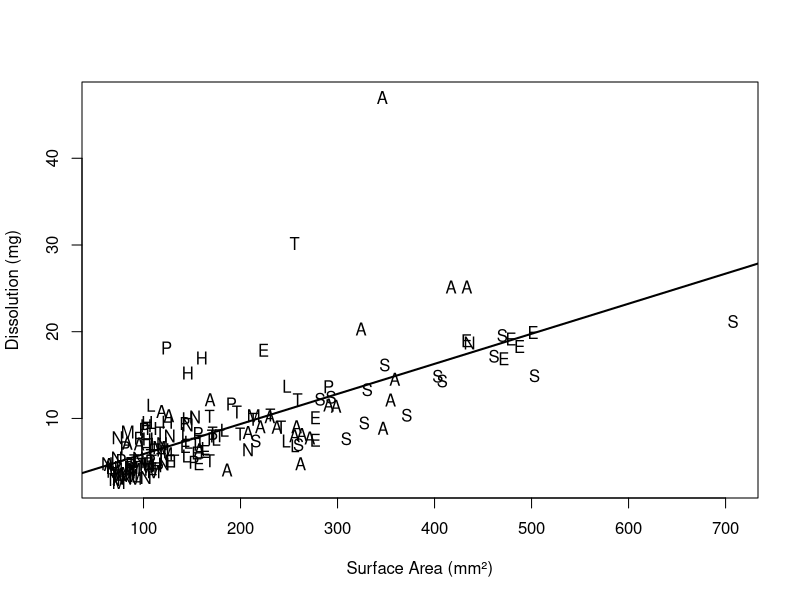
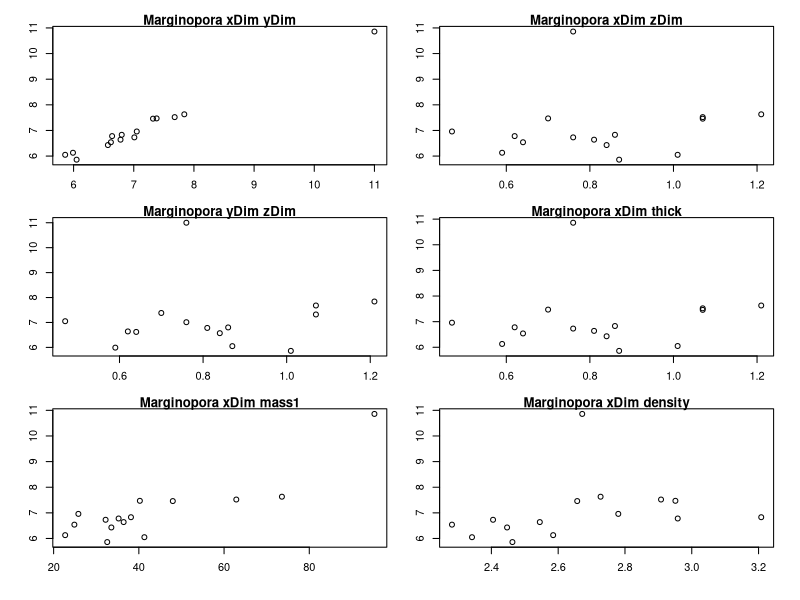
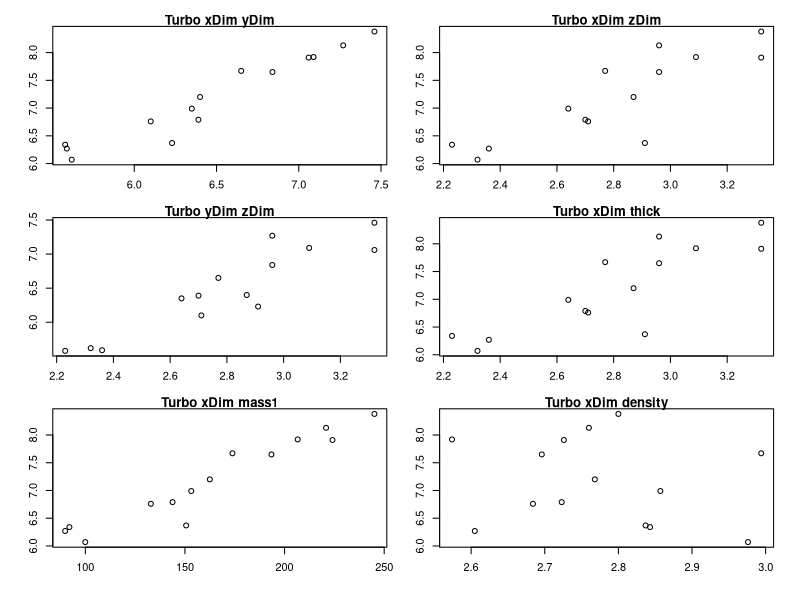
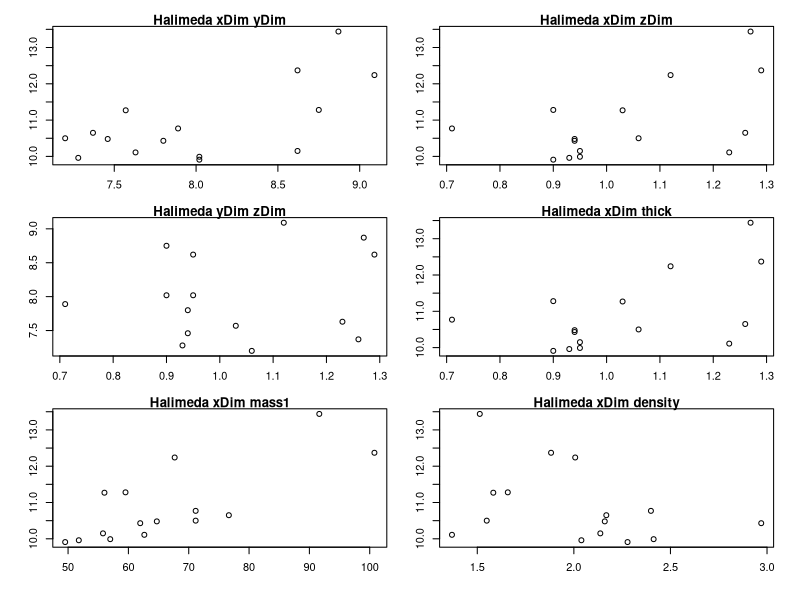
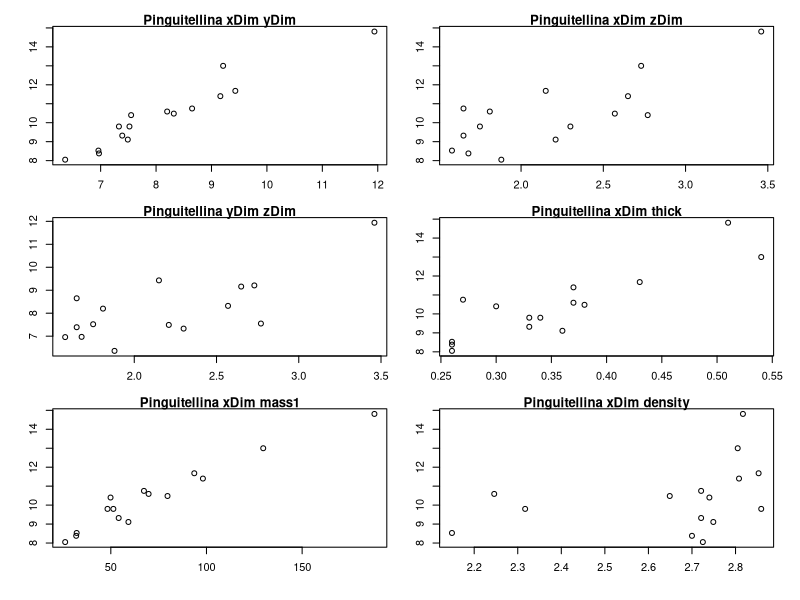
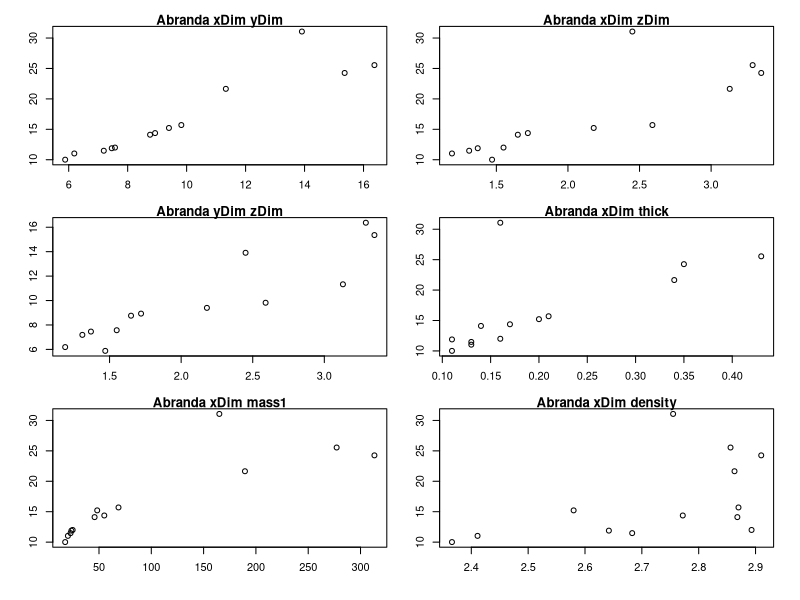
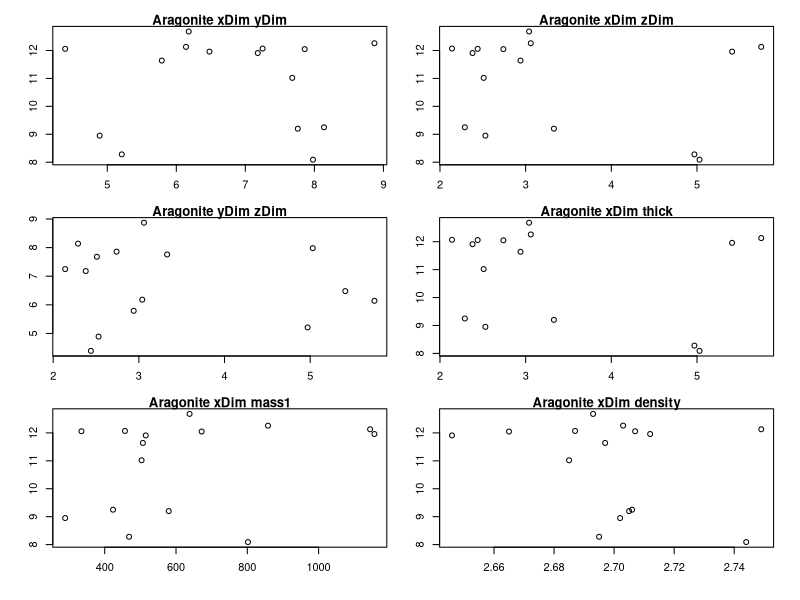
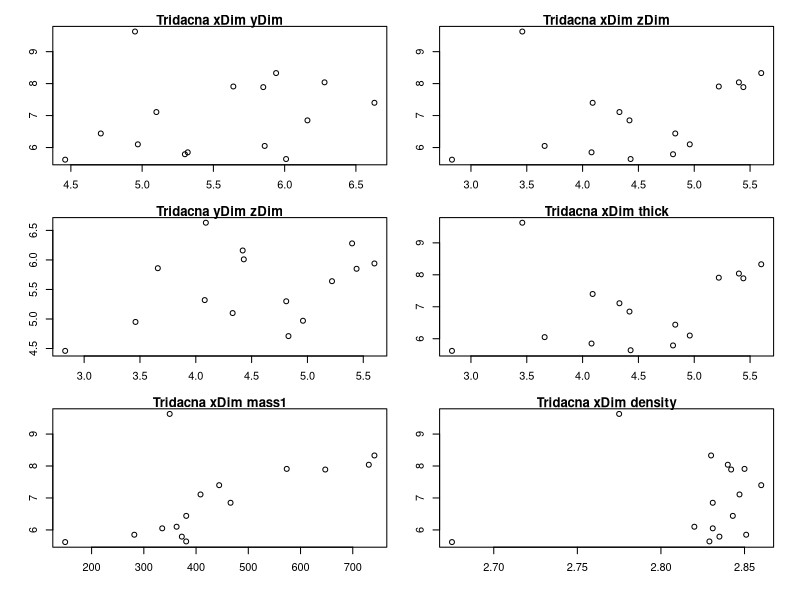

Here is the R script that generated these plots, in order: (Note: this script raises an error after producing the figures.)
#0.open script, set names and parameters
#trial update for git
dShellFull <- read.csv('./shells_Expt1.csv', skip=22)

#remove missing and broken taxon
dShell<- dShellFull[-c(10,38,39,77,79,91),]

dateFormat <- '%m/%d/%y %H:%M'
EXPID <- unique(dShell$exptID)

#General calculations of mass lost and time
dShell$cMass <- -1 * (dShell$mass2 - dShell$mass1)
dShell$pMass <- (dShell$mass1 - dShell$mass2) / dShell$mass1
dShell$cTime1 <- strptime(dShell$dateM1, format=dateFormat)
dShell$cTime2 <- strptime(dShell$dateM2, format=dateFormat)
dShell$cDuration <- dShell$cTime2 - dShell$cTime1

#General calculation of shell surface area for each taxa based on generalized shape
dShell$cSize <- (dShell$xDim * dShell$yDim * dShell$zDim) ^ (1/3)

dShell$shape <- 'cylinder1'
dShell[(dShell$taxon == 'Liloa'),'shape'] <-'cylinder2'
dShell[(dShell$taxon == 'Aragonite'),'shape'] <- 'cube'
dShell[(dShell$taxon == 'Tridacna'),'shape'] <- 'cube'

#turbo is dome + circle aka hemisphere
dShell[(dShell$taxon == 'Turbo'), 'shape'] <- 'hemisphere'

#pingui,abra, and scaph technically two domes
dShell[(dShell$taxon == 'Pinguitellina'), 'shape'] <- '2dome'
dShell[(dShell$taxon == 'Abranda'), 'shape'] <- '2dome'
dShell[(dShell$taxon == 'Scaphopod'), 'shape'] <- '2dome'

#halimeda different shape entirely... diamond/rhombus
dShell[(dShell$taxon =='Halimeda'), 'shape'] <- 'rhombus'

#finally, nat and eth are spherical
dShell[(dShell$taxon == 'Natica'), 'shape'] <-'sphere'
dShell[(dShell$taxon == 'Ethalia'), 'shape'] <-'sphere'

#basic rectangular cube surface area. does not work for halimeda based off how measurements were taken.
#is 2xy + 2yz + 2xz
dShell$cSA1 <- 2*(dShell$xDim * dShell$yDim) + 2*(dShell$yDim * dShell$zDim) + 2*(dShell$xDim * dShell$zDim)

#next lines for surface area of cylindrical specimen, for margi cylinder
#equal to 2piR^2 + 2*h*pi*r
subCyl1 <- which(dShell$shape == 'cylinder1')
dShell[subCyl1,'cSA1'] <- 2 * (pi* dShell[subCyl1,'xDim']/2 * dShell[subCyl1,'yDim']/2) + dShell[subCyl1,'zDim']*pi*(dShell[subCyl1,'yDim'] + dShell[subCyl1,'xDim'])/2
#for liloa cylinder
subCyl2 <- which(dShell$shape == 'cylinder2')
dShell[subCyl2,'cSA1'] <- 2 * (pi* dShell[subCyl2,'yDim']/2 * dShell[subCyl2,'yDim']/2) + 2* dShell[subCyl2,'zDim']*pi*dShell[subCyl2,'yDim']/2 

#next turbo, a hemisphere
#is pi*r^2 + 2*pi*r*h + 
subHemi <- which(dShell$shape == 'hemisphere')
dShell[subHemi,'cSA1'] <-  pi * (dShell[subHemi,'xDim']/2 * dShell[subHemi,'yDim']/2) + 2 * pi * (dShell[subHemi,'xDim']/2 + dShell[subHemi,'yDim']/2)/2 * dShell[subHemi,'zDim'] 

#next lines for surface area of domed specimens
# is 2 * (2*pi*r*h)
subDome <- which(dShell$shape == '2dome')
dShell[subDome,'cSA1'] <- 2 * pi * 2 *(dShell[subDome,'xDim']/2 + dShell[subDome,'yDim']/2)/2 * dShell[subDome,'zDim']

#then, rough surface area for rhomboid Halimeda
#surface area is 2(xy/2) + 4(zc) where c = ((x/2)^2) + (y/2)^2)^1/2 
subRhom <- which(dShell$shape == 'rhombus')
dShell[subRhom,'cDim'] <- sqrt((dShell[subRhom,'xDim']/2)^2 + (dShell[subRhom,'yDim']/2)^2)
dShell[subRhom,'cSA1'] <- 2 * ((dShell[subRhom,'xDim']*dShell[subRhom,'yDim'])/2) + 4 * dShell[subRhom,'zDim'] * dShell[subRhom,'cDim']
  
#finally, nat and eth spherical calc
#is 4 * pi * [(x/2 + y/2 + z/2)/3]^2
subSphere <- which(dShell$shape == 'sphere')
dShell[subSphere,'cSA1'] <- 4 * pi * ((dShell[subSphere,'xDim']/2+dShell[subSphere,'yDim']/2 + dShell[subSphere,'yDim']/2)/3)^2

#1.0 a quick check - dissolution (mg) relationship to surface area (mm^2)
#need to separate these out by taxon!!

plot(cMass ~ cSA1, data=dShell, xlab='Surface Area (mm\u00b2)', ylab='Dissolution (mg)',pch=substring(dShell$taxon, 0, 2))
fit <- glm(cMass~cSA1, data=dShell)
co <- coef(fit)
abline(fit, lwd=2)
#1.1 just having a look at the measurements to check for errors 

pData <- dShell
TAXA <- unique(pData$taxon)

pdf('./measureCheck.pdf', width=6, height=8, page='A4')

par(mfrow=c(3,2), oma=c(1,1,1,1), mar=c(3,3,1,1))

for (t in TAXA) {

	plot(xDim ~ yDim, data=pData[(pData$taxon == t),], main=paste(t,'xDim','yDim'))
	plot(xDim ~ zDim, data=pData[(pData$taxon == t),], main=paste(t,'xDim','zDim'))
	plot(yDim ~ zDim, data=pData[(pData$taxon == t),], main=paste(t,'yDim','zDim'))
	plot(xDim ~ thick, data=pData[(pData$taxon == t),], main=paste(t,'xDim','thick'))
	plot(xDim ~ mass1, data=pData[(pData$taxon == t),], main=paste(t,'xDim','mass1'))
	plot(xDim ~ density, data=pData[(pData$taxon == t),], main=paste(t,'xDim','density'))


}

dev.off()

summary(pData)

#start with basic linear models
a <- lm(pMass ~ cSA1  + mass1 + taxon, data=pData)
summary(a)
a <- lm(pMass ~ cSA1  + mass1 + density, data=pData)
summary(a)

a <- lm(pMass ~ cSA1  + mass1 + taxon + density, data=pData)
summary(a)
a$residuals



#1.2 Total mass lost by taxon separate from variables

pdf('./deltaMass.pdf', width=8, height=6, page='A4')

#edit exptID to be related to this new set of experiments
#for (e in EXPID) {
  
  par(mfrow=c(1,1), oma=c(1,1,1,1), mar=c(8,4,1,0))
  
#  pData <- dShell[(dShell$exptID == e),]
  #to get anything to work this pData needs to go first!!! added below.
  pData <- dShell
  pData$taxon <- as.factor(pData$taxon)
  taxa <- sort(unique(pData$taxon))
  tFont <- rep(3,length(taxa))
  tFont[which(taxa == 'Aragonite')] <- 1
  #what does following line do? likely have to change integers
  taxaAbrev <- substring(taxa,0,5)
  
  #could skip - just mass lost in mg
  plot(cMass ~ taxon, data=pData[!is.na(pData$cMass),], ylim=c(0,max(pData$cMass, na.rm=TRUE)), ann=FALSE, axes=FALSE)
  points(cMass ~ taxon, data=pData[!is.na(pData$cMass),])
  mtext('Mass lost (mg)', side=2, line=3)
  axis(2, las=1)
  axis(1, at=1:length(taxa), labels=taxa, font=3, cex=0.5, las=2)
  #what is the mtext function for
 # mtext(e)


 #1.3 density by taxon
  
  plot(density ~ taxon, data=pData[!is.na(pData$density),], ann=FALSE, axes=FALSE)
  points(density ~ taxon, data=pData[!is.na(pData$density),])
  mtext('Density', side=2, line=3)
  axis(2, las=1)
  axis(1, at=1:length(taxa), labels=taxa, font=tFont, cex=0.5, las=2)

  
 #1.4 mass lost in percentage
  plot(pMass ~ taxon, data=pData[!is.na(pData$pMass),], ann=FALSE, axes=FALSE)
  points(pMass ~ taxon, data=pData[!is.na(pData$pMass),])
  mtext('Mass lost (%)', side=2, line=3)
  axis(2, las=1)
  axis(1, at=1:length(taxa), labels=taxa, font=tFont, cex=0.5, las=2)
#  mtext(e)
  #not sure what next line is for....
  pData[(pData$pMass>0.3),]
  

#2. Mass lost plotted against surface area
  #2.1 why using cMass (mg) rather than pMass (percentage)????
  if (length(which(!is.na(pData$cSA1))) > 0) {
    plot(cMass/cSA1 ~ taxon, data=pData, ann=FALSE, axes=FALSE, ylab='')
    points(cMass/cSA1 ~ taxon, data=pData)
    mtext('Mass lost / SA (mg/mm\u00b2)', side=2, line=3)
    axis(2, las=1)
    axis(1, at=1:length(taxa), labels=taxa, font=tFont, cex=0.5, las=2)
 #   mtext(e)
  } else {
    plot(1:1, type='n', ann=FALSE, axes=FALSE)
    mtext('no data', side=1, line=-2)
}

#3. Mass lost plotted against density
  #3.1 Mass/density by taxon
  #this again uses cMass, which is total mass lost, rather than pMass, which is percentage. Change?
if (length(which(!is.na(pData$density))) > 0) {
  plot(cMass/density ~ taxon, data=pData, ann=FALSE, axes=FALSE, ylab='')
  points(cMass/density ~ taxon, data=pData)
  mtext('Mass lost / density', side=2, line=3)
  axis(2, las=1)
  axis(1, at=1:length(taxa), labels=taxa, font=tFont, cex=0.5, las=2)
#  mtext(e)
  #following line only needed if you have no data for one part of expt, which you won't
} else {
  plot(1:1, type='n', ann=FALSE, axes=FALSE)
  mtext('no data', side=1, line=-2)
}

dev.off()

#4 Plot these all again - compared to the calculated dimensions and surface area using slightly different calc (flat calc) 

#4.1 Comparison of X and y dimensions by hand vs in imageJ 
pData <- dShell
TAXA <- unique(pData$taxon)

pdf('./measureCheck(measureVScalc).pdf', width=6, height=8, page='A4')
par(mfrow=c(3,2), oma=c(1,1,1,1), mar=c(3,3,1,1))

for (t in TAXA) {
plot(xDim ~ calcX, data=pData[(pData$taxon == t),], main=paste(t,'xDim','calcX'))
plot(yDim ~ calcY, data=pData[(pData$taxon == t),], main=paste(t,'yDim','calcY')) }

dev.off()

#4.2 
#general calculation of surface area for each taxa based on flat shape
#you need to run this BEFORE sorting for graph purposes otherwise it'll vectorize your factors 

#SA for cube
dShell$calcSA <- dShell$calcSA1 + dShell$calcSA2 + 2*(dShell$calcY * dShell$zDim) + 2*(dShell$calcX * dShell$zDim)
#SA for cube, resolved for aragonite
dShell$calcSA <- 2*(dShell$calcX * dShell$calcY) + 2*(dShell$calcY * dShell$zDim) + 2*(dShell$calcX * dShell$zDim)

#next lines for surface area of cylindrical specimens
# need to figure this out better for Liloa...
#equal to 2piR^2 + 2*h*pi*r

dShell[(dShell$taxon == 'Liloa'),'shape'] <-'cylinder2'

#you don't need above lines to run because that's already in earlier part
subCyl1 <- which(dShell$shape == 'cylinder1')
#next line isn't working?????
dShell[subCyl1,'calcSA'] <- dShell[subCyl1,'calcSA1'] + dShell[subCyl1,'calcSA2'] + dShell[subCyl1,'zDim'] * pi * (dShell[subCyl1,'calcY'] + dShell[subCyl1,'calcX'])/2

#liloa calc based on imageJ
subCyl2 <- which(dShell$shape == 'cylinder2')
dShell[subCyl2,'calcSA'] <- 2 * (pi* dShell[subCyl2,'calcY']/2 * dShell[subCyl2,'calcY']/2) + 2* dShell[subCyl2,'zDim']*pi*dShell[subCyl2,'calcY']/2 

#next turbo, a hemisphere
#is pi*r^2 + 2*pi*r*h
subHemi <- which(dShell$shape == 'hemisphere')
dShell[subHemi,'calcSA'] <-  dShell[subHemi,'calcSA1'] + 2 * pi * (dShell[subHemi,'calcX']/2 + dShell[subHemi,'calcY']/2)/2 * dShell[subHemi,'zDim'] 

#next lines for surface area of domed specimens
#is this correct? NO
#calcSA1 = pi *r^2
subDome <- which(dShell$shape == '2dome')
dShell[subDome,'calcSA'] <- 2 * pi * 2 *(dShell[subDome,'calcX']/2 + dShell[subDome,'calcY']/2)/2 * dShell[subDome,'zDim']

#then, rough surface area for rhomboid Halimeda
#surface area is 2(xy/2) + 4(zc) where c = ((x/2)^2) + (y/2)^2)^1/2 
subRhom <- which(dShell$shape == 'rhombus')
dShell[subRhom,'calcC'] <- sqrt((dShell[subRhom,'calcX']/2)^2 + (dShell[subRhom,'calcY']/2)^2)
dShell[subRhom,'calcSA'] <- dShell[subRhom,'calcSA1'] + dShell[subRhom,'calcSA2'] + 4 * dShell[subRhom,'zDim'] * dShell[subRhom,'calcC']


#finally, nat and eth spherical calc
#is 4 * pi * [(x/2 + y/2 + z/2)/3]^2
subSphere <- which(dShell$shape == 'sphere')
dShell[subSphere,'calcSA'] <- dShell[subSphere,'calcSA1'] + dShell[subSphere,'calcSA2'] + pi * (dShell[subSphere, 'zDim'] * dShell[subSphere,'calcY'])

#finally! this bit!
pData <- dShell
TAXA <- unique(pData$taxon)
pData$taxon <- as.factor(pData$taxon)
taxa <- sort(unique(pData$taxon))
tFont <- rep(3,length(taxa))
tFont[which(taxa == 'Aragonite')] <- 1
taxaAbrev <- substring(taxa,0,5)

#4.3 first, compare the two calculations of surface area for similarity
pdf('./surfaceAreaCalculation.pdf', width=8, height=6, page='A4')
par(mfrow=c(1,1), oma=c(1,1,1,1), mar=c(8,4,1,0))

#can get this to run but it replicates a million times?

plot(cSA1/calcSA ~ taxon, data=pData, ann=FALSE, axes=FALSE, ylab='', xlim=c(0,11))
points(cSA1/calcSA ~ taxon, data=pData)
abline(a=1, b=0)
mtext('Caliper SA / Calculated SA', side=2, line=3)
axis(2, las=1)
axis(1, at=1:length(taxa), labels=taxa, font=tFont, cex=0.5, las=2)

pData2 <- pData[!is.na(pData$calcSA),]
plot(cSA1~calcSA, data=pData2, pch=substring(pData2$taxon, 0, 2), log='xy', xlab='log(ImageJSA)', ylab='log(CaliperSA)')
abline(a=0, b=1)
levels(pData$taxon)

pData[(pData$taxon=='Abranda'), c('xDim', 'cSA1', 'calcSA')]

plot((cSA1-calcSA)/calcSA~taxon, data=pData2, pch=substring(pData$taxon, 0, 2))
log2(((pData2$cSA1-pData2$calcSA)/pData2$calcSA)+1)
#4.4 second, plot the mass vs calc by taxon

plot(cMass/calcSA ~ taxon, data=pData, ann=FALSE, axes=FALSE, ylab='')
points(cMass/calcSA ~ taxon, data=pData)
mtext('Mass lost / Calculated SA', side=2, line=3)
axis(2, las=1)
axis(1, at=1:length(taxa), labels=taxa, font=tFont, cex=0.5, las=2)

dev.off()

#4.5 then, figuring out which one is better (this or 2.1)! Compare.



#5 Comparison of three replicates for consistency across experiment
  #start by subsetting the three replicates
pData <- dShell
TAXA <- unique(pData$taxon)

pData$taxon <- as.factor(pData$taxon)
taxa <- sort(unique(pData$taxon))
tFont <- rep(3,length(taxa))
tFont[which(taxa == 'Aragonite')] <- 1
taxaAbrev <- substring(taxa,0,5)

#this has to come AFTER THE ABOVE
rep1.1 <- subset(pData,exptID =='T1.1')
rep1.2 <- subset(pData,exptID =='T1.2')
rep1.3 <- subset(pData,exptID =='T1.3')

#5.1 Comparison of X, Y, Z, + thickness by taxon per replicate

pdf('./measureCheckReplicates.pdf', width=6, height=8, page='A4')

par(mfrow=c(3,2), oma=c(1,1,1,1), mar=c(3,3,1,1))

#how do I plot these but have points from different reps in different shapes?  
  for (t in TAXA) {
    
    plot(xDim ~ yDim, data=rep1.1[(rep1.1$taxon == t),], pch=15, main=paste(t,'xDim','yDim'))
    points(xDim ~ yDim, data=rep1.2[(rep1.2$taxon == t),], pch=16)
    points(xDim ~ yDim, data=rep1.3[(rep1.3$taxon == t),], pch=17)
    
    plot(xDim ~ zDim, data=rep1.1[(rep1.1$taxon == t),], pch=15, main=paste(t,'xDim','zDim'))
    points(xDim ~ zDim, data=rep1.2[(rep1.2$taxon == t),], pch=16)
    points(xDim ~ zDim, data=rep1.3[(rep1.3$taxon == t),], pch=17)
    
    plot(yDim ~ zDim, data=rep1.1[(rep1.1$taxon == t),], pch=15, main=paste(t,'yDim','zDim'))
    points(yDim ~ zDim, data=rep1.2[(rep1.2$taxon == t),], pch=16)
    points(yDim ~ zDim, data=rep1.3[(rep1.3$taxon == t),], pch=17)
    
    plot(xDim ~ thick, data=rep1.1[(rep1.1$taxon == t),], pch=15, main=paste(t,'xDim','thick'))
    points(xDim ~ thick, data=rep1.2[(rep1.2$taxon == t),], pch=16)
    points(xDim ~ thick, data=rep1.3[(rep1.3$taxon == t),], pch=17)
    
    plot(xDim ~ mass1, data=rep1.1[(rep1.1$taxon == t),], pch=15, main=paste(t,'xDim','mass1'))
    points(xDim ~ mass1, data=rep1.2[(rep1.2$taxon == t),], pch=16)
    points(xDim ~ mass1, data=rep1.3[(rep1.3$taxon == t),], pch=17)
    
    plot(xDim ~ density, data=rep1.1[(rep1.1$taxon == t),], pch=15, main=paste(t,'xDim','density'))
    points(xDim ~ density, data=rep1.2[(rep1.2$taxon == t),], pch=16)
    points(xDim ~ density, data=rep1.3[(rep1.3$taxon == t),], pch=17)

    }
dev.off()

#5.2 Comparison of SA (caliper) by taxon per replicate

pdf('./ReplicatesMassSA.pdf', width=8, height=6, page='A4')

par(mfrow=c(1,1), oma=c(1,1,1,1), mar=c(8,4,1,0))
#for 1.1

  plot(cMass/cSA1 ~ taxon, data=rep1.1, ann=FALSE, axes=FALSE, ylab='', main='Rep1.1')
  points(cMass/cSA1 ~ taxon, data=rep1.1)
  mtext('Mass lost / SA', side=2, line=3)
  axis(2, las=1)
  axis(1, at=1:length(taxa), labels=taxa, font=tFont, cex=0.5, las=2)

#for 1.2
  
  plot(cMass/cSA1 ~ taxon, data=rep1.2, ann=FALSE, axes=FALSE, ylab='', main='Rep1.2')
  points(cMass/cSA1 ~ taxon, data=rep1.2)
  mtext('Mass lost / SA', side=2, line=3)
  axis(2, las=1)
  axis(1, at=1:length(taxa), labels=taxa, font=tFont, cex=0.5, las=2)
  
#for 1.3
  plot(cMass/cSA1 ~ taxon, data=rep1.3, ann=FALSE, axes=FALSE, ylab='', main='Rep1.3')
  points(cMass/cSA1 ~ taxon, data=rep1.3)
  mtext('Mass lost / SA', side=2, line=3)
  axis(2, las=1)
  axis(1, at=1:length(taxa), labels=taxa, font=tFont, cex=0.5, las=2)

  dev.off()  
  
  
#5.3 Comparison of density by taxon per replicate
  pData <- dShell
  TAXA <- unique(pData$taxon)
  
  pdf('./ReplicatesDensity.pdf', width=8, height=6, page='A4')
  
  par(mfrow=c(1,1), oma=c(1,1,1,1), mar=c(8,4,1,0))

  #attempt to plot them all together but not giving me anything useful
  #SKIP THIS BIT
  plot(cMass/density ~ taxon, data=pData, ann=FALSE, axes=FALSE, ylab='')
  points(cMass/density ~ taxon, data=rep1.1, pch=15)
  points(cMass/density ~ taxon, data=rep1.2, pch=16)
  points(cMass/density ~ taxon, data=rep1.3, pch=17)
  mtext('Mass lost / density', side=2, line=3)
  axis(2, las=1)
  axis(1, at=1:length(taxa), labels=taxa, font=tFont, cex=0.5, las=2)
  
  #for 1.1
  pdf('./ReplicatesMassDensity.pdf', width=8, height=6, page='A4')
  
  par(mfrow=c(1,1), oma=c(1,1,1,1), mar=c(8,4,1,0))
  #for 1.1
  
  plot(cMass/density ~ taxon, data=rep1.1, ann=FALSE, axes=FALSE, ylab='')
  points(cMass/density ~ taxon, data=rep1.1)
  mtext('Mass lost / density', side=2, line=3)
  axis(2, las=1)
  axis(1, at=1:length(taxa), labels=taxa, font=tFont, cex=0.5, las=2)
  
  #for 1.2
  
  plot(cMass/density ~ taxon, data=rep1.2, ann=FALSE, axes=FALSE, ylab='')
  points(cMass/density ~ taxon, data=rep1.2)
  mtext('Mass lost / density', side=2, line=3)
  axis(2, las=1)
  axis(1, at=1:length(taxa), labels=taxa, font=tFont, cex=0.5, las=2)
  
  #for 1.3
  plot(cMass/density ~ taxon, data=rep1.3, ann=FALSE, axes=FALSE, ylab='')
  points(cMass/density ~ taxon, data=rep1.3)
  mtext('Mass lost / density', side=2, line=3)
  axis(2, las=1)
  axis(1, at=1:length(taxa), labels=taxa, font=tFont, cex=0.5, las=2)
  
  dev.off()  
  
#5.4 Comparison of % mass lost (by taxon?) per replicate
  pdf('./ReplicatesPMassLost.pdf', width=8, height=6, page='A4')
  
  par(mfrow=c(1,1), oma=c(1,1,1,1), mar=c(8,4,1,0))
  #for 1.1
  
  plot(pMass ~ taxon, data=rep1.1, ann=FALSE, axes=FALSE, ylab='', ylim=c(0,1))
  points(pMass ~ taxon, data=rep1.1)
  mtext('Mass lost (%)', side=2, line=3)
  axis(2, las=1)
  axis(1, at=1:length(taxa), labels=taxa, font=tFont, cex=0.5, las=2)
  
  #for 1.2
  
  plot(pMass ~ taxon, data=rep1.2, ann=FALSE, axes=FALSE, ylab='', ylim=c(0,1))
  points(pMass ~ taxon, data=rep1.2)
  mtext('Mass lost (%)', side=2, line=3)
  axis(2, las=1)
  axis(1, at=1:length(taxa), labels=taxa, font=tFont, cex=0.5, las=2)
  
  #for 1.3
  plot(pMass ~ taxon, data=rep1.3, ann=FALSE, axes=FALSE, ylab='', ylim=c(0,1))
  points(pMass ~ taxon, data=rep1.3)
  mtext('Mass lost (%)', side=2, line=3)
  axis(2, las=1)
  axis(1, at=1:length(taxa), labels=taxa, font=tFont, cex=0.5, las=2)
  
  dev.off()  
  
#now altogether???
  
  
#5.5 Compare pH increase over time by replicate (using Hanna logs)
  
pH1.1 <- read.csv('./Expt 1.1 Log 1.csv')
pH1.2 <- read.csv('./Expt 1.2 Log 1.csv')
pH1.3 <- read.csv('./Expt 1.3 Log 1.csv')

#how to combine date and time from two columns into one that makes up time?
dateFormat <- '%m/%d/%y'
timeFormat <- '%H:%M:%S'

#hours since start?
#change to r date (stringtime) and subtract minimum value

#after combining date/time, need to plot date/time ~ pH. shouldn't need ylim if done correctly
plot(Date ~ pH, ylim=c(0,2:32:22), data=pH1.1, type = "o", xlab = "Time", ylab = "pH", main = "Replicate 1.1 pH Over Time")

#repeat for 1.2 and 1.3


#6. Taxon half-life comparison to dissolution rate (only for appropriate taxa)
#work on this later
#subset with Eth, Nat, Turbo, and Pingui
